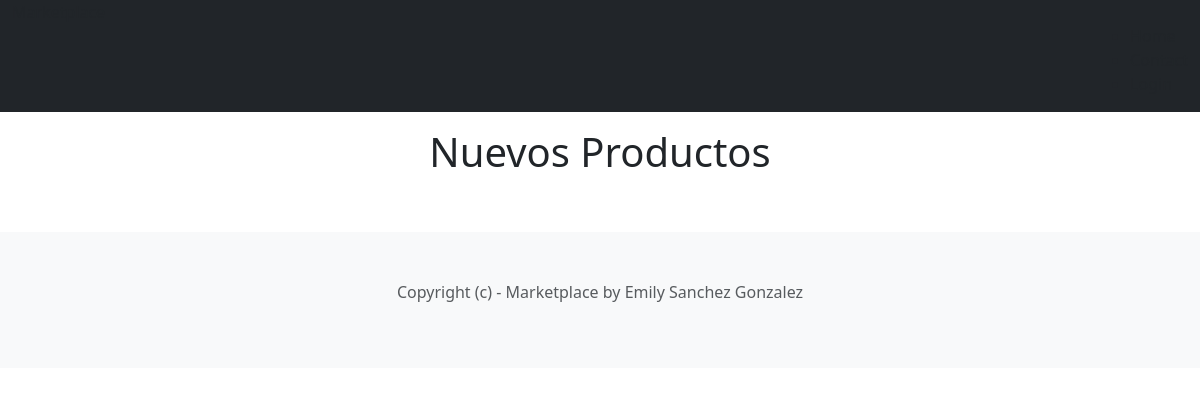
Before: / with the older database file.
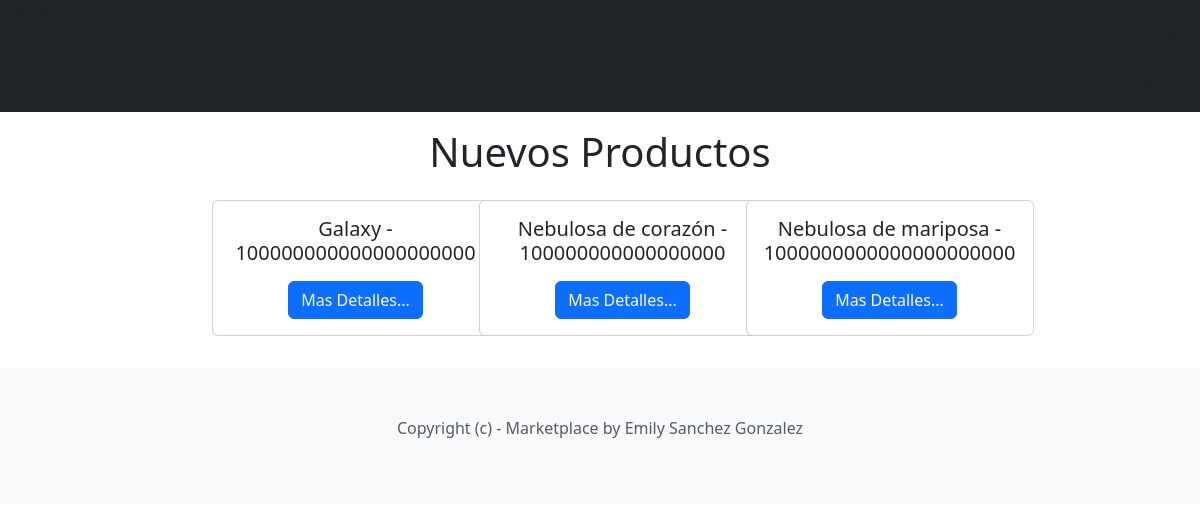
After: the same page with the newer database file.
### store/models.py (models this page shows)
class Item (models.Model):
    category = models.ForeignKey(Category, related_name='Items', on_delete=models.CASCADE)
    name = models.CharField(max_length=225)
    description = models.TextField(blank=True, null=True)
    price = models.FloatField()
    image = models.ImageField(upload_to='item_images', blank=True, null=True)
    is_sold = models.BooleanField(default=False)
    created_by = models.ForeignKey(User, related_name ='items', on_delete=models.CASCADE)
    create_at = models.DateTimeField(auto_now_add=True)

### store/views.py (the view)
# urls.py: 2. Add a URL to urlpatterns:  path('', views.home, name='home')
def home(request):
    items = Item.objects.filter(is_sold=False)
    categories = Category.objects.all()
    context = {
        'items': items,
        'categories': categories
    }
    return render(request, 'store/home.html', context)

### store/templates/store/home.html (shortened to what this page needs)
{% extends 'store/base.html' %}
{% block content %}
<div class="mt-2 mb-4 px-4 py-2">
    <h1 class="text-center mb-4">
        Nuevos Productos
    </h1>
    <div class="container text-center">
        <div class="row justify-content-center">
            {% for item in items %}
                <div class="col-xs-12 col-sm-6 col-md-6 col-lg-6 col-xl-3">
                    <div class="card" style="width: 18rem">
                        <div class="card-body">
                            <h5 class="card-title">{{item.name}} - {{item.price}}</h5>
                            <a href="#" class="btn btn-primary">Mas Detalles...</a>
                        </div>
                    </div>
                </div>
            {% endfor %}
        </div>
    </div>
</div>
{% endblock %}

### store/templates/store/base.html (shortened to what this page needs)
<!DOCTYPE html>
<html lang="en">
<head>
    <link href="https://cdn.jsdelivr.net/npm/bootstrap@5.3.8/dist/css/bootstrap.min.css" rel="stylesheet">
</head>
<body>
    {% include 'store/navigation.html' %}
    <section class="container">
        {% block content %}
        {% endblock%}
    </section>
    <footer class="py-5 text-center text-body-secondary bg-body-tertiary">
        <p>Copyright (c) - Marketplace by Emily Sanchez Gonzalez</p>
    </footer>
</body>
</html>

### store/templates/store/navigation.html (shortened to what this page needs)
<nav class="navnar navbar-expand-lg bg-dark" data-bs-theme="dark">
    <div class="container-fluid">
        <a href="{% url 'home' %}" class="navbar-brand">Marketplace</a>
        <div class="collapse navbar-collapse" id="nabarNav">
            <ul class="nabbar-nav ms-auto">
                <li class="nav-item">
                    <a href="{% url 'home' %}" class="nav-link active">
                    </a>
                </li>
                <li class="nav-item">
                    <a href="{% url 'contact' %}" class="nav-link active">
                    </a>
                </li>
                <li class="nav-item">
                    <a href="" class="nav-link active">
                    </a>
                </li>
            </ul>
        </div>
    </div>
</nav>

Changed rows visible on the page:
added Item: name "Galaxy", price "100000000000000000000"
added Item: name "Nebulosa de corazón", price "100000000000000000"
added Item: name "Nebulosa de mariposa", price "1000000000000000000000"
